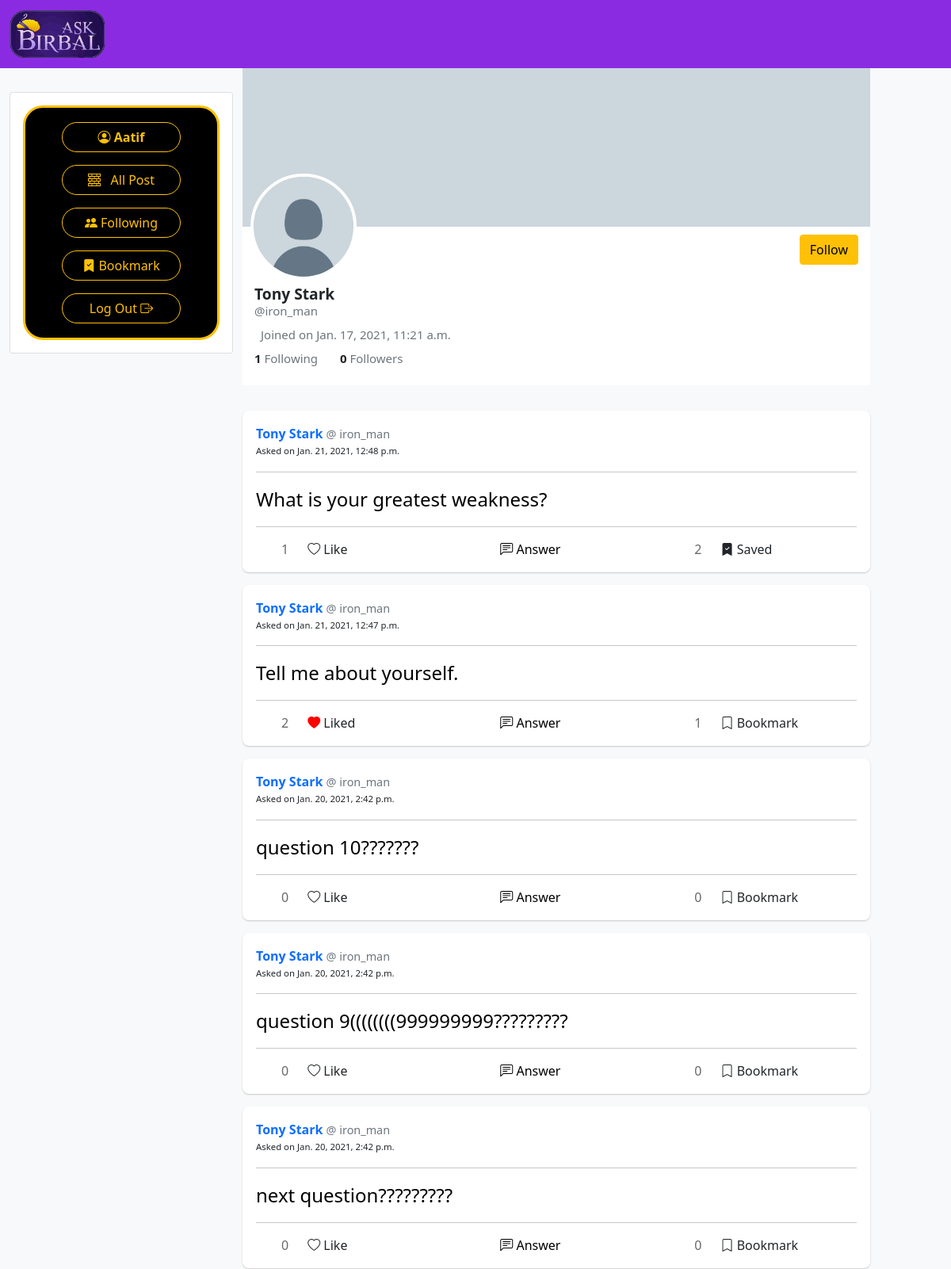
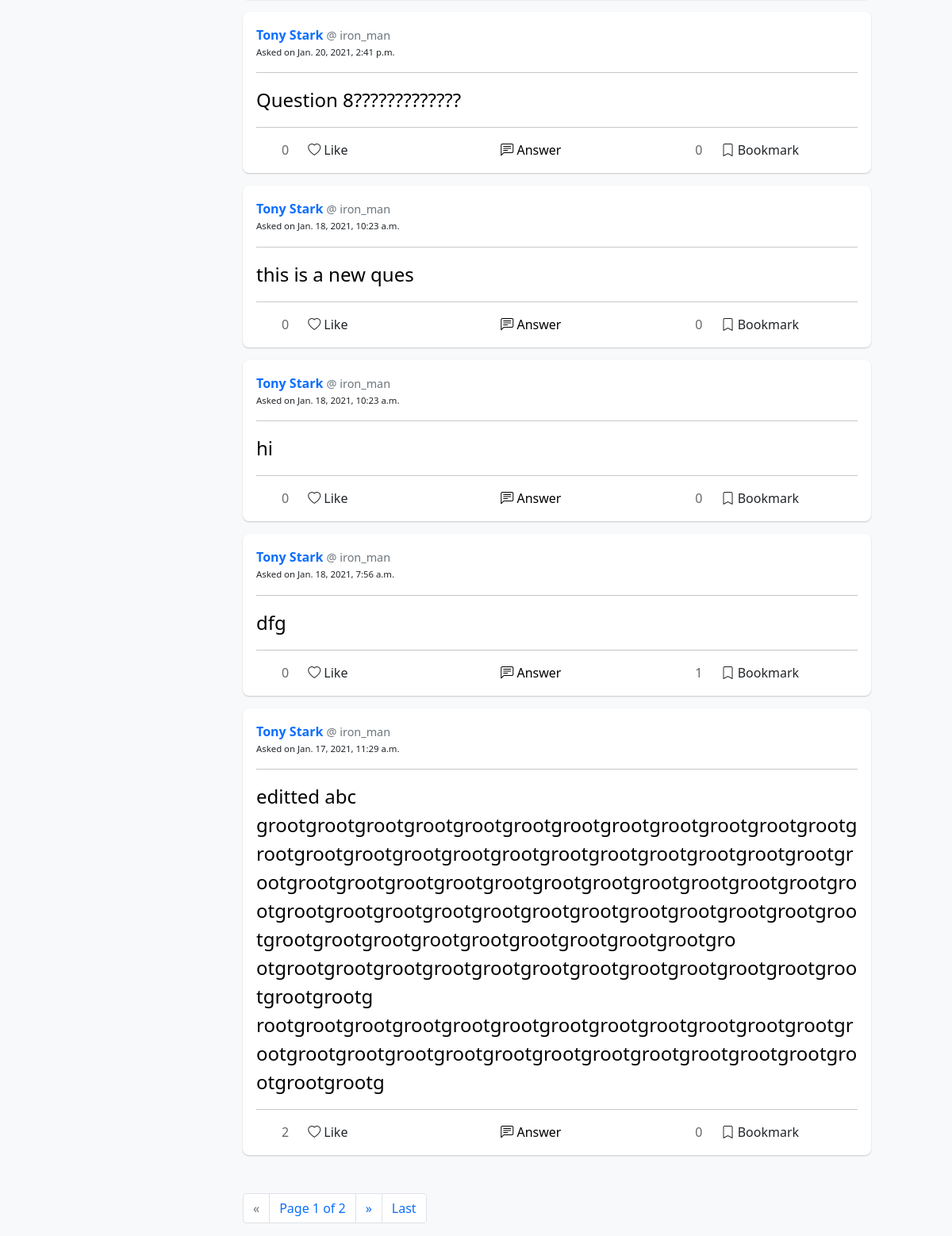
/profile/iron_man (signed in), run on the app's committed database (2 pictures, top to bottom).
### birbal/models.py (models this page shows)
class User(AbstractUser):
    pass

class Questions(models.Model):
    content = models.CharField(max_length=280)
    bookmark = models.ManyToManyField(User, related_name="bookmarked_que")
    likes = models.ManyToManyField(User, related_name="liked_posts")
    created_at = models.DateTimeField(auto_now_add=True)
    user = models.ForeignKey(User, on_delete=models.CASCADE, related_name="posts")

### birbal/views.py (the view, shortened to what this page needs)
# urls.py: path("profile/<str:username>", views.profile, name="profile"),
def profile(request, username):
    user_profile = User.objects.get(username=username)
    curr_user_follows_this_profile = False
    if request.user.is_authenticated:
        curr_user_follows_this_profile = request.user.following.filter(user=user_profile.id).exists()
    user_posts = user_profile.posts.order_by("-created_at").all()
    paginator = Paginator(user_posts, 10)
    page_number = request.GET.get('page')
    page_obj = paginator.get_page(page_number)
    return render(request, "birbal/profile.html", {
        "user_profile": user_profile,
        "user_posts": user_profile.posts.order_by("-created_at").all(),
        "page_obj": page_obj,
        "following_profile": curr_user_follows_this_profile
    })

### birbal/templates/birbal/profile.html (shortened to what this page needs)
{% extends "birbal/layout.html" %}
{% load static %}
{% block body %}
<div style="position: relative">
    <div style="height: 200px; background-color: rgb(204, 214, 221);">
    </div>
    <img style="border: 4px solid white; border-radius: 999px; position: absolute; float: left; top: 133px; left: 10px"
        width="134px" alt="Profile Picture" src="{% static 'birbal/default_profile.png' %}">
    <div style="height: 200px; background-color: white; padding: 10px 15px 0 15px; margin-bottom: 2rem">
        {% if user.is_authenticated and user != user_profile %}
        <div style="float: right; z-index: 20">
            <form action="{% url 'profile' user_profile.username %}" method="POST">
                {% if following_profile %}
                <input type="submit" value="Following" name="unfollow_btn" class="btn btn-outline-warning following-btn"
                    id="unfollowBtn" style="width: 96px">
                {% else %}
                <input type="submit" value="Follow" name="follow_btn" class="btn btn-warning follow-btn">
                {% endif %}
            </form>
        </div>
        {% endif %}
        <div style="font-size: 1.2rem; font-weight: bolder; height: 1.5rem; margin-top: 3.8rem">
            {{ user_profile.first_name }} {{ user_profile.last_name }}</div>
        <div class="text-muted" style="font-size: 15px">@{{ user_profile.username }}</div>
        <div class="text-muted" style="font-size: 15px; margin: 7px 0">Joined on {{ user_profile.date_joined }}</div>
        <span style="margin-right: 1.5rem; font-size: 15px">
            <strong>{{ user_profile.following.count }}</strong>
            <span
                class="text-muted">Following
            </span>
        </span>
        <span style="font-size: 15px">
            <strong>{{ user_profile.followers.count }}</strong>
             <span
                class="text-muted">Followers
            </span>
        </span>
    </div>
</div>
{% include "birbal/posts_template.html" with posts=page_obj %}
{% if page_obj.paginator.num_pages > 1 %}
<nav aria-label="Page navigation">
    <ul class="pagination ml-5 mt-5">
        {% if page_obj.has_previous %}
        <li class="page-item"> <a class="page-link" href="?page=1">First</a></li>
        <li class="page-item"><a class="page-link" href="?page={{ page_obj.previous_page_number }}">&laquo;</a></li>
        {% else %}
        <li class="page-item disabled"><a class="page-link" href="#">&laquo;</a></li>
        {% endif %}
        <li class="page-item current-item"><span class="current page-link">
                Page {{ page_obj.number }} of {{ page_obj.paginator.num_pages }}
            </span></li>
        {% if page_obj.has_next %}
        <li class="page-item"><a class="page-link" href="?page={{ page_obj.next_page_number }}">&raquo;</a></li>
        <li class="page-item"><a class="page-link" href="?page={{ page_obj.paginator.num_pages }}">Last</a>
            {% else %}
        <li class="page-item disabled"><a class="page-link" href="#">&raquo;</a></li>
        {% endif %}
    </ul>
</nav>
{% else %}
<div style="height: 60px"></div>
{% endif %}
{% endblock %}

### birbal/templates/birbal/layout.html (shortened to what this page needs)
{% load static %}
<!DOCTYPE html>
<html lang="en">
<head>
    <link href="https://cdn.jsdelivr.net/npm/bootstrap@5.0.0-beta1/dist/css/bootstrap.min.css" rel="stylesheet"
>
    <link rel="stylesheet" href="https://cdn.jsdelivr.net/npm/bootstrap-icons@1.3.0/font/bootstrap-icons.css">
</head>
<body>
    <nav class="navbar navbar-expand-md navbar-dark" style="background-color:blueviolet;">
        <div class="container-fluid" style="height: fit-content;">
            <div class="navbar-brand ">
                <img src="{% static 'birbal/askbirbal_logo.png' %}" alt="Ask birbal logo" style="width: 120px;">
            </div>
        </div>
    </nav>
    <div class="row bg-light">
        <div class="d-md-block d-none col-3 position-sticky"
            style="position: sticky;
                top: 0;
                left: 0;
                height: 500px;" >
            <div class="card card-body" style="margin-top: 30px; height: fit-content;">
                <div class="border border-3 border-warning"
                    style="background-color: black; text-align: center; padding: 10px; border-radius: 25px;">
                    {% if user.is_authenticated %}
                    <div class="p-2">
                        <a class="btn btn-outline-warning" href="{% url 'profile'  user.username  %}"
                             id="profile" data-id="{{ user.id }}"
                            style="width: 150px; border-radius: 25px;">
                            <strong>
                                <i class="bi bi-person-circle"></i>
                                {{ user.username }}
                            </strong>
                        </a>
                    </div>
                    {% endif %}
                    <div class=" p-2">
                        <a class="btn btn-outline-warning " href="{% url 'index' %}"
                            style="width: 150px; border-radius: 25px;">
                            <i class="bi bi-bricks"></i> &nbsp;  All Post
                        </a>
                    </div>
                    {% if user.is_authenticated %}
                    <div class="p-2">
                        <a class="btn btn-outline-warning" href="{% url 'following' %}" id="following-view"
                            style="width: 150px; border-radius: 25px;">
                            <i class="bi bi-people-fill"></i>
                            Following
                        </a>
                    </div>
                    <div class=" p-2">
                        <a class="btn btn-outline-warning" href="{% url 'bookmark' %}" id="bookmark-view"
                            style="width: 150px; border-radius: 25px;">
                            <i class="bi bi-bookmark-check-fill"></i>
                            Bookmark
                        </a>
                    </div>
                    <div class=" p-2">
                        <a class="btn btn-outline-warning" href="{% url 'logout' %}"
                            style="width: 150px; border-radius: 25px;">
                            Log Out <i class="bi bi-box-arrow-right"></i>
                        </a>
                    </div>
                    {% endif %}
                </div>
            </div>
        </div>
        <div class="col-12 col-md-8">
            {% block body %}
            {% endblock %}
        </div>
    </div>
</body>
</html>

### birbal/templates/birbal/posts_template.html (shortened to what this page needs)
{% load static %}
{% for post in posts %}
<div class="card my-3" style="border-radius: 8px; border-color: transparent; box-shadow: 0 1px 2px rgba(0, 0, 0, 0.2);">
    <div class="card-body">
        <div>
            <a class="card-title" href="{% url 'profile' post.user.username %}" style="text-decoration:none">
                <strong>{{ post.user.first_name }} {{ post.user.last_name }}</strong>
            </a>
            <a href="{% url 'profile' post.user.username %}" class="text-muted "
                style="font-size: 0.9rem; text-decoration:none;">
                @ {{ post.user.username }}
            </a>
            <p style="font-size: small">
                <small class="post-date">Asked on {{ post.created_at }}</small>
            </p>
        </div>
        <hr>
        <div class="card-text content" id="content{{ post.id }}">
            <a href="{% url 'answer' post.id %}"
                 style="text-decoration: none; color: black; font-size: 24px; font-weight:450;">
                {{ post.content }}
            </a>
        </div>
        <hr>
        <div class="row">
            <div class="col-1" id="likes{{ post.id }}" style="color: #65676B; text-align: end;">
                {{ post.likes.all.count }}
            </div>
            {% if user.is_authenticated %}
                <div data-postid="{{ post.id }}" class="col-2 like">
                    {% if user in post.likes.all %}
                    <i class='bi bi-heart-fill' style="color: red;"></i> Liked
                    {% else %}
                    <i class='bi bi-heart'></i> Like
                    {% endif %}
                </div>
                <div class="col-5" style="text-align: center;">
                    <a href="{% url 'answer' post.id %}" style="text-decoration: none; color: black;">
                        <i class="bi bi-chat-left-text"></i> Answer
                    </a>
                </div>
                <div class="col-1" id="bm{{ post.id }}" style="color: #65676B; text-align: end;">
                    {{ post.bookmark.all.count }}
                </div>
                <div data-postid="{{ post.id }}" class="col-3 bookmark">
                    {% if user in post.bookmark.all %}
                    <i class="bi bi-bookmark-check-fill"></i> Saved
                    {% else %}
                    <i class="bi bi-bookmark"></i> Bookmark
                    {% endif %}
                </div>
            {% endif %}
        </div>
    </div>
</div>
{% endfor %}

### data on the page
User: username "Aatif"
User: first_name "Tony", last_name "Stark", username "iron_man", date_joined "Jan. 17, 2021, 11:21 a.m.", following.count "1", followers.count "0"
Questions: user.first_name "Tony", user.last_name "Stark", user.username "iron_man", created_at "Jan. 21, 2021, 12:48 p.m.", content "What is your greatest weakness?", likes.all.count "1", shows "Like", bookmark.all.count "2", shows "Saved"
Questions: user.first_name "Tony", user.last_name "Stark", user.username "iron_man", created_at "Jan. 21, 2021, 12:47 p.m.", content "Tell me about yourself.", likes.all.count "2", shows "Liked", bookmark.all.count "1", shows "Bookmark"
Questions: user.first_name "Tony", user.last_name "Stark", user.username "iron_man", created_at "Jan. 20, 2021, 2:42 p.m.", content "question 10???????", likes.all.count "0", shows "Like", bookmark.all.count "0", shows "Bookmark"
Questions: user.first_name "Tony", user.last_name "Stark", user.username "iron_man", created_at "Jan. 20, 2021, 2:42 p.m.", content "question 9((((((((999999999?????????", likes.all.count "0", shows "Like", bookmark.all.count "0", shows "Bookmark"
Questions: user.first_name "Tony", user.last_name "Stark", user.username "iron_man", created_at "Jan. 20, 2021, 2:42 p.m.", content "next question?????????", likes.all.count "0", shows "Like", bookmark.all.count "0", shows "Bookmark"
Questions: user.first_name "Tony", user.last_name "Stark", user.username "iron_man", created_at "Jan. 20, 2021, 2:41 p.m.", content "Question 8?????????????", likes.all.count "0", shows "Like", bookmark.all.count "0", shows "Bookmark"
Questions: user.first_name "Tony", user.last_name "Stark", user.username "iron_man", created_at "Jan. 18, 2021, 10:23 a.m.", content "this is a new ques", likes.all.count "0", shows "Like", bookmark.all.count "0", shows "Bookmark"
Questions: user.first_name "Tony", user.last_name "Stark", user.username "iron_man", created_at "Jan. 18, 2021, 10:23 a.m.", content "hi", likes.all.count "0", shows "Like", bookmark.all.count "0", shows "Bookmark"
Questions: user.first_name "Tony", user.last_name "Stark", user.username "iron_man", created_at "Jan. 18, 2021, 7:56 a.m.", content "dfg", likes.all.count "0", shows "Like", bookmark.all.count "1", shows "Bookmark"
Questions: user.first_name "Tony", user.last_name "Stark", user.username "iron_man", created_at "Jan. 17, 2021, 11:29 a.m.", content "editted abc grootgrootgrootgrootgrootgrootgrootgrootgrootgrootgrootgrootgrootgrootgrootgrootgrootgrootgrootgrootgrootgrootgrootgrootgrootgrootgrootgrootgrootgrootgrootgrootgrootgrootgrootgrootgrootgrootgrootgrootgrootgrootgrootgrootgrootgrootgrootgrootgrootgrootgrootgrootgrootgrootgrootgrootgrootgrootgro otgrootgrootgrootgrootgrootgrootgrootgrootgrootgrootgrootgrootgrootgrootg rootgrootgrootgrootgrootgrootgrootgrootgrootgrootgrootgrootgrootgrootgrootgrootgrootgrootgrootgrootgrootgrootgrootgrootgrootgrootgrootg", likes.all.count "2", shows "Like", bookmark.all.count "0", shows "Bookmark"

### other printed values
{{ page_obj.number }} "1"
{{ page_obj.paginator.num_pages }} "2"
